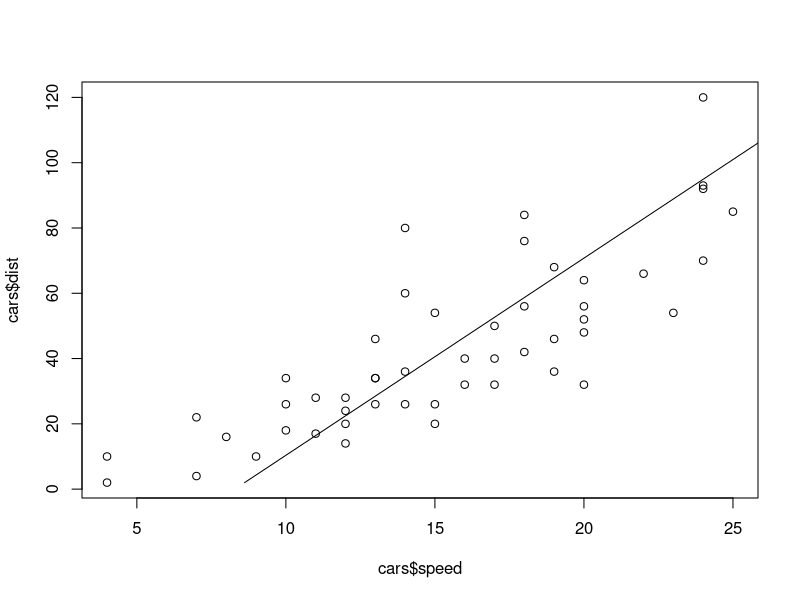

Generate this figure with R:
library(dplyr)
library(tidyr)

Data = data(cars)

plot(cars$speed,cars$dist)

model= lm(speed ~ dist,data = cars)

summary(model)

line = predict(model)

lines(line,cars$dist)

